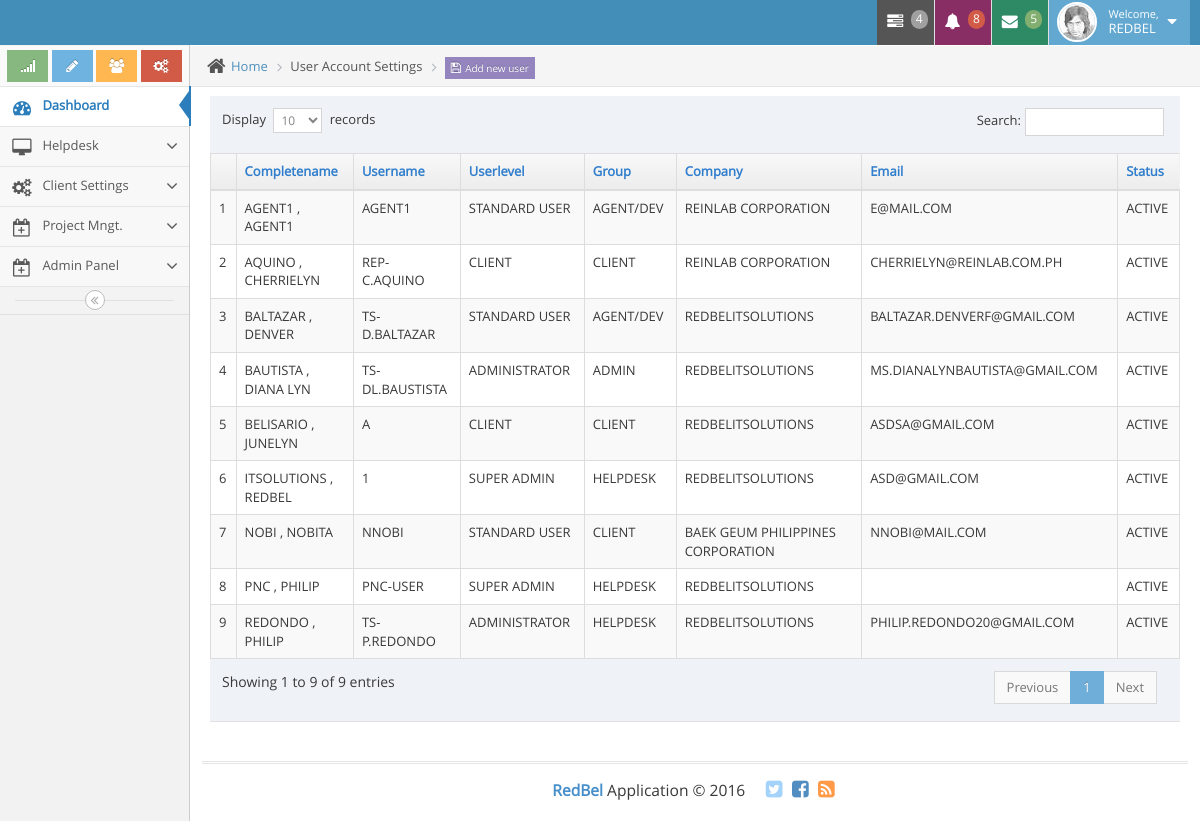
Page /admin/userpanel.php (signed in) on the committed database.
### tables this page shows
CREATE TABLE `sys_modulecategorytb` (
  `id` int(11) NOT NULL,
  `modulecategory` varchar(255) DEFAULT NULL,
  `statid` int(11) NOT NULL DEFAULT 1,
  `modulecategoryorderno` int(11) DEFAULT NULL,
  `datecreated` datetime NOT NULL DEFAULT current_timestamp(),
  `createdby_userid` int(11) DEFAULT NULL,
  `modulecategorylogo` varchar(255) NOT NULL
);

CREATE TABLE `sys_usertb` (
  `id` int(255) NOT NULL,
  `user_firstname` varchar(50) DEFAULT NULL,
  `user_lastname` varchar(50) DEFAULT NULL,
  `username` varchar(50) DEFAULT NULL,
  `password` varchar(20) DEFAULT NULL,
  `user_statusid` int(50) DEFAULT NULL,
  `user_levelid` int(10) DEFAULT NULL,
  `sessiontokencode` varchar(50) DEFAULT NULL,
  `user_groupid` int(11) DEFAULT NULL,
  `datecreated` datetime NOT NULL DEFAULT current_timestamp() ON UPDATE current_timestamp(),
  `createdbyid` int(255) DEFAULT NULL,
  `companyid` int(11) NOT NULL,
  `emailadd` varchar(255) NOT NULL,
  `status` varchar(20) DEFAULT 'available'
);

CREATE TABLE `sys_userleveltb` (
  `id` int(11) NOT NULL,
  `levelname` varchar(50) DEFAULT NULL
);

CREATE TABLE `sys_usergrouptb` (
  `id` int(11) NOT NULL,
  `groupname` varchar(50) NOT NULL
);

CREATE TABLE `sys_clienttb` (
  `id` int(255) NOT NULL,
  `clientname` varchar(250) DEFAULT NULL,
  `clientaddressstreet` varchar(250) DEFAULT NULL,
  `clientaddresscity` varchar(250) DEFAULT NULL,
  `clientaddressstate` varchar(250) DEFAULT NULL,
  `clientaddresscountry` varchar(250) DEFAULT NULL,
  `clientemail` varchar(250) DEFAULT NULL,
  `clientcontactnumber` varchar(50) DEFAULT NULL,
  `clientcontactperson` varchar(250) DEFAULT NULL,
  `clientcontactpersonposition` varchar(250) DEFAULT NULL,
  `clientstatusid` int(11) NOT NULL DEFAULT 2,
  `createdbyid` int(255) NOT NULL,
  `datetimecreated` datetime NOT NULL DEFAULT current_timestamp(),
  `updatedbyid` int(255) DEFAULT NULL,
  `datetimeupdated` datetime NOT NULL DEFAULT current_timestamp()
);

CREATE TABLE `sys_statustb` (
  `id` int(11) NOT NULL,
  `statusname` varchar(50) DEFAULT NULL
);

### check_session.php (called while the page is built, shortened)
<?php
if (! isset($_COOKIE['cookusername']) && !isset ($_COOKIE['cookuserpassword']))
{
		if (! isset($_SESSION['username']))
			{
				   header('Location: login.php');
			}
		else
			{
				$userid = $_SESSION['userid'];
			}
}
?>

### admin/proxy.php (called while the page is built, shortened)
<?php
	$conn = connectionDB();
	$queryxyz = "SELECT DISTINCT b.authoritystatusid,a.user_levelid,b.statid,b.modulecategoryid
				from sys_usertb a
				LEFT JOIN sys_authoritymoduletb b ON a.id = b.userid
				WHERE a.id=$userid AND b.moduleid=$moduleid";
    $resultxyz = mysqli_query($conn, $queryxyz);
	$totalrows_xyz = mysqli_num_rows($resultxyz);
	while ($rowxyz= mysqli_fetch_assoc($resultxyz))
	{
	  $authoritystatusidz = $rowxyz['authoritystatusid'];
	  $statid_xyz = $rowxyz['statid'];
	}
	if ($totalrows_xyz==1)
	{
			if($statid_xyz == 1)
			{
					if($authoritystatusidz == 1)
					{
						$authoritystatusidz=1;
					}
					elseif ($authoritystatusidz == 2){
						$authoritystatusidz=2;
						$authoritystatus=" -READ-ONLY";
					}
					else {
						$authoritystatusidz=1;
						$authoritystatus=" -READ-ONLY";
						echo "<script language='JavaScript'>window.location='../index.php'</script>";
					}
			}
			elseif ($statid_xyz == 2)
			{
				 echo "<script language='JavaScript'>window.location='../index.php'</script>";
			}
			else {
				 echo "<script language='JavaScript'>window.location='../index.php'</script>";
			}
	}
	else
	{
	   echo "<script language='JavaScript'>window.location='../index.php'</script>";
	}
?>

### admin/userpanel.php (the view, shortened to what this page needs)
<?php
include "blocks/header.php";
$moduleid=5;
include('proxy.php');
?>
<!DOCTYPE html>
<link rel="../stylesheet" href="../css/bootstrapValidator.min.css"/>
<html lang="en">
	<body class="no-skin">
		<div class="row">
            <div class="col-lg-12">
			</div>
		</div>
		<div class="main-container ace-save-state" id="main-container">
			<?php include "blocks/navigation.php";?>
			<div class="main-content">
				<div class="main-content-inner">
					<div class="breadcrumbs ace-save-state" id="breadcrumbs">
						<ul class="breadcrumb">
							<li>
								<i class="ace-icon fa fa-home home-icon"></i>
								<a href="../index.php">Home</a>
							</li>
							<li>User Account Settings</li>
							<li><button class="btn btn-purple input-xs" onclick="showcreateuser(0);" data-toggle="modal"  data-target="#myModal_createUser" <?php if($authoritystatusidz == 2){echo "disabled";}?>><i class="ace-icon fa fa-floppy-o bigger-120"></i>Add new user</button></li>
						</ul>
					</div>
					<div class="page-content">
						<div class="row">
							<div class="col-xs-12">
							</div>
							<div class="col-xs-12">
								<div class="table-responsive">
									<table class="table table-striped table-bordered table-hover" id="dataTables-examplexccz">
										<thead>
											<tr>
												<th></th>
												<th>Completename</th>
												<th>Username</th>
												<th>Userlevel</th>
												<th>Group</th>
												<th>Company</th>
												<th>Email</th>
												<th>Status</th>
											</tr>
										</thead>
										<tbody>
										<?php
										$conn = connectionDB();
										$counter = 1;
										$myquery = "SELECT sys_usertb.id,sys_usertb.user_firstname,sys_usertb.user_lastname,sys_usertb.username,
															sys_usertb.password,sys_usertb.user_statusid,sys_usertb.user_levelid,sys_usertb.user_groupid,
															sys_usertb.companyid,sys_statustb.statusname,sys_userleveltb.levelname,sys_clienttb.clientname,
															sys_usergrouptb.groupname,sys_usertb.emailadd
													FROM sys_usertb
													LEFT JOIN sys_statustb ON sys_statustb.id=sys_usertb.user_statusid
													LEFT JOIN sys_userleveltb ON sys_usertb.user_levelid=sys_userleveltb.id
													LEFT JOIN sys_clienttb ON sys_usertb.companyid=sys_clienttb.id
													LEFT JOIN sys_usergrouptb ON sys_usergrouptb.id=sys_usertb.user_groupid
													ORDER BY sys_usertb.user_lastname ASC";
										$myresult = mysqli_query($conn, $myquery);
										while($row = mysqli_fetch_assoc($myresult)){
											$userId = $row['id'];
										?>
											<tr onclick = "showUpdateUserInfo('<?php echo $userId;?>');" data-toggle="modal" href="#myModal_updateUserInfo" class="<?php ?>">
												<td><?php echo $counter;?></td>
												<td><?php echo $row['user_lastname']." , ".$row['user_firstname'];?></td>
												<td><?php echo $row['username'];?></td>
												<td><?php echo $row['levelname'];?></td>
												<td><?php echo $row['groupname'];?></td>
												<td><?php echo $row['clientname'];?></td>
												<td><?php echo $row['emailadd'];?></td>
												<td><?php echo $row['statusname'];?></td>
											</tr>
										<?php
											$counter ++;
											}
										?>
										</tbody>
									</table>
								</div>
							</div>
						</div>
					</div>
				</div>
			</div>
			<?php include "blocks/footer.php"; ?>
		</div>
	</body>
</html>

### admin/blocks/navigation.php (shortened to what this page needs)
<div id="sidebar" class="sidebar responsive ace-save-state">
	<div class="sidebar-shortcuts" id="sidebar-shortcuts">
		<div class="sidebar-shortcuts-large" id="sidebar-shortcuts-large">
			<button class="btn btn-success">
				<i class="ace-icon fa fa-signal"></i>
			</button>
			<button class="btn btn-info">
				<i class="ace-icon fa fa-pencil"></i>
			</button>
			<button class="btn btn-warning">
				<i class="ace-icon fa fa-users"></i>
			</button>
			<button class="btn btn-danger">
				<i class="ace-icon fa fa-cogs"></i>
			</button>
		</div>
	</div>
	<ul class="nav nav-list">
		<li class="active">
			<a href="../index.php">
				<i class="menu-icon fa fa-tachometer"></i>
				<span class="menu-text"> Dashboard </span>
			</a>
		</li>
		<?php
			$conn = connectionDB();
			$myquery = "select b.id,b.modulecategory,b.modulecategorylogo
						from sys_authoritymodulecategorytb a
						left join sys_modulecategorytb b on a.modulecategoryid=b.id
						where a.userid=$userid and a.statid= '1' and b.statid= '1'
						ORDER BY b.id ASC";
			$myresult = mysqli_query($conn, $myquery);
			while($row = mysqli_fetch_assoc($myresult)){
				$modulecategory = $row['modulecategory'];
				$modulecategorylogo = $row['modulecategorylogo'];
				echo "<li class=''>";
					echo "<a href='#' class='dropdown-toggle'>
							<i class='$modulecategorylogo'></i>
							<span class='menu-text'>
								$modulecategory
							</span>
							<b class='arrow fa fa-angle-down'></b>
						</a>";
				echo "</li>";
			}
		?>
	</ul>
		<div class="sidebar-toggle sidebar-collapse" id="sidebar-collapse">
			<i id="sidebar-toggle-icon" class="ace-icon fa fa-angle-double-left ace-save-state" data-icon1="ace-icon fa fa-angle-double-left" data-icon2="ace-icon fa fa-angle-double-right"></i>
		</div>
</div>

### admin/userpanel.php (style rules this page uses)
.input-xs { height: 22px; padding: 0px 1px; font-size: 10px; line-height: 1; //If Placeholder of the input is moved up, rem/modify this. border-radius: 0px; }

### rows in the picture
sys_modulecategorytb: modulecategory "Helpdesk"
sys_modulecategorytb: modulecategory "Client Settings"
sys_modulecategorytb: modulecategory "Project Mngt."
sys_modulecategorytb: modulecategory "Admin Panel"
sys_usertb: user_lastname "AGENT1", user_firstname "AGENT1", username "AGENT1", sys_userleveltb.levelname "STANDARD USER", sys_usergrouptb.groupname "AGENT/DEV", sys_clienttb.clientname "REINLAB CORPORATION", emailadd "E@MAIL.COM", sys_statustb.statusname "ACTIVE"
sys_usertb: user_lastname "AQUINO", user_firstname "CHERRIELYN", username "REP-C.AQUINO", sys_userleveltb.levelname "CLIENT", sys_usergrouptb.groupname "CLIENT", sys_clienttb.clientname "REINLAB CORPORATION", emailadd "CHERRIELYN@REINLAB.COM.PH", sys_statustb.statusname "ACTIVE"
sys_usertb: user_lastname "BALTAZAR", user_firstname "DENVER", username "TS-D.BALTAZAR", sys_userleveltb.levelname "STANDARD USER", sys_usergrouptb.groupname "AGENT/DEV", sys_clienttb.clientname "REDBELITSOLUTIONS", emailadd "BALTAZAR.DENVERF@GMAIL.COM", sys_statustb.statusname "ACTIVE"
sys_usertb: user_lastname "BAUTISTA", user_firstname "DIANA LYN", username "TS-DL.BAUSTISTA", sys_userleveltb.levelname "ADMINISTRATOR", sys_usergrouptb.groupname "ADMIN", sys_clienttb.clientname "REDBELITSOLUTIONS", emailadd "MS.DIANALYNBAUTISTA@GMAIL.COM", sys_statustb.statusname "ACTIVE"
sys_usertb: user_lastname "BELISARIO", user_firstname "JUNELYN", username "A", sys_userleveltb.levelname "CLIENT", sys_usergrouptb.groupname "CLIENT", sys_clienttb.clientname "REDBELITSOLUTIONS", emailadd "ASDSA@GMAIL.COM", sys_statustb.statusname "ACTIVE"
sys_usertb: user_lastname "ITSOLUTIONS", user_firstname "REDBEL", username "1", sys_userleveltb.levelname "SUPER ADMIN", sys_usergrouptb.groupname "HELPDESK", sys_clienttb.clientname "REDBELITSOLUTIONS", emailadd "ASD@GMAIL.COM", sys_statustb.statusname "ACTIVE"
sys_usertb: user_lastname "NOBI", user_firstname "NOBITA", username "NNOBI", sys_userleveltb.levelname "STANDARD USER", sys_usergrouptb.groupname "CLIENT", sys_clienttb.clientname "BAEK GEUM PHILIPPINES CORPORATION", emailadd "NNOBI@MAIL.COM", sys_statustb.statusname "ACTIVE"
sys_usertb: user_lastname "PNC", user_firstname "PHILIP", username "PNC-USER", sys_userleveltb.levelname "SUPER ADMIN", sys_usergrouptb.groupname "HELPDESK", sys_clienttb.clientname "REDBELITSOLUTIONS", sys_statustb.statusname "ACTIVE"
sys_usertb: user_lastname "REDONDO", user_firstname "PHILIP", username "TS-P.REDONDO", sys_userleveltb.levelname "ADMINISTRATOR", sys_usergrouptb.groupname "HELPDESK", sys_clienttb.clientname "REDBELITSOLUTIONS", emailadd "PHILIP.REDONDO20@GMAIL.COM", sys_statustb.statusname "ACTIVE"

### other values in the picture
$userfirstname "REDBEL"
